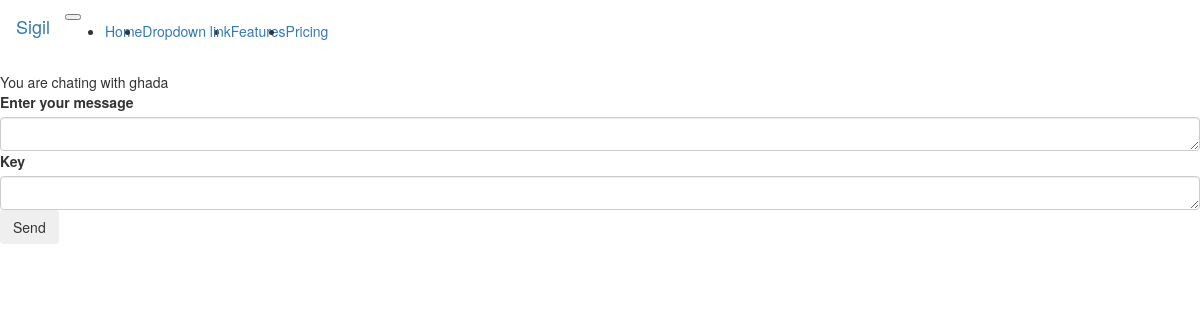
The app's page /chat/2 (signed in), older data.
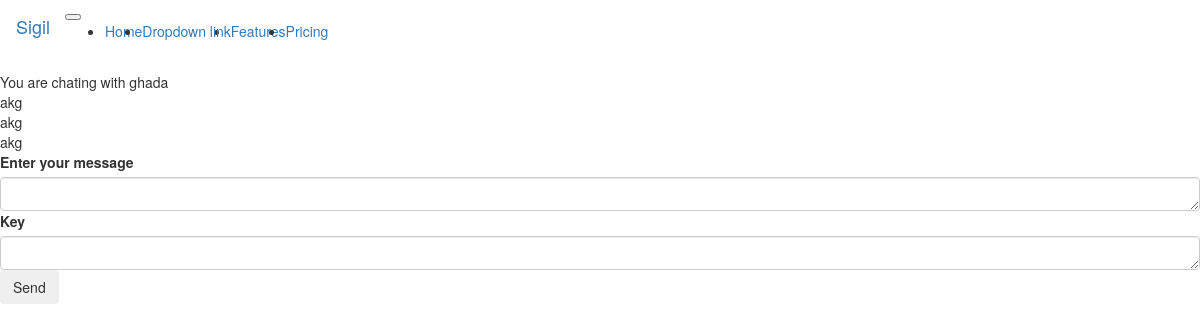
The same page, newer data.
### tables this page shows
CREATE TABLE users (id INTEGER PRIMARY KEY AUTOINCREMENT NOT NULL, username TEXT NOT NULL, hash TEXT NOT NULL);

CREATE TABLE messages(
id INTEGER PRIMARY KEY AUTOINCREMENT NOT NULL,
chat_id INTEGER NOT NULL,
sender_id INTEGER NOT NULL,
message TEXT NOT NULL,
datetime NUMERIC,
FOREIGN KEY(chat_id) REFERENCES chats(id),
FOREIGN KEY(sender_id) REFERENCES users(id)
);

### app.py (the view)
@app.route("/chat/<chatid>", methods=["GET", "POST"])
@login_required
def chat(chatid):
    messages=db.execute("SELECT * FROM messages WHERE chat_id=?", chatid)
    user=db.execute("SELECT username FROM users WHERE (id = (SELECT sender_id FROM chats WHERE id=?) OR (SELECT receiver_id FROM chats WHERE id=?)) AND id!=?", chatid, chatid, session["user_id"])
    if request.method=="POST":
        text=request.form.get("text")
        key=request.form.get("key")
        if text and key:
            encrypted=crypto.substitution(text,key)
            db.execute("INSERT INTO messages (chat_id,sender_id,message,datetime) VALUES(?,?,?,datetime())", chatid, session["user_id"], encrypted)
            messages=db.execute("SELECT * FROM messages WHERE chat_id=?", chatid)
            return render_template("chat.html", chatid=chatid, messages=messages, user=user)
        else:
            return render_template("chat.html", chatid=chatid, messages=messages, user=user)
    else:
        return render_template("chat.html", chatid=chatid,messages=messages, user=user)

### helpers.py (called while the page is built)
def login_required(f):
    @wraps(f)
    def decorated_function(*args, **kwargs):
        if session.get("user_id") is None:
            return redirect("/login")
        return f(*args, **kwargs)
    return decorated_function

### templates/chat.html (shortened to what this page needs)
{% extends "layout.html" %}
{% block main %}
    <div>You are chating with {{user[0].username}}</div>
    {% for message in messages %}
        <div class="message">{{message.message}}</div>
    {% endfor %}
    <form action="/chat/{{chatid}}" method="post">
        <label for="text">Enter your message</label>
        <textarea class="form-control" id="text" name="text" rows="1" required></textarea>
        <label for="key">Key</label>
        <textarea class="form-control" id="key" name="key" rows="1" required></textarea>
        <button class="btn" type="submit">Send</button>
    </form>
{% endblock %}

### templates/layout.html (shortened to what this page needs)
<!DOCTYPE html>
<html lang="en">
<head>
    <link rel="stylesheet" href="https://cdn.jsdelivr.net/npm/bootstrap@3.4.1/dist/css/bootstrap.min.css">
    <link rel="stylesheet" href="https://cdn.jsdelivr.net/npm/bootstrap@3.4.1/dist/css/bootstrap-theme.min.css">
    <link href="/static/styles.css" rel="stylesheet">
</head>
<body>
    <nav class="navbar navbar-expand-lg navbar-light bg-light">
        <a class="navbar-brand" href="#">Sigil</a>
        <button class="navbar-toggler" type="button" data-toggle="collapse" data-target="#navbarNavDropdown" aria-controls="navbarNavDropdown" aria-expanded="false" aria-label="Toggle navigation">
        </button>
        <div class="collapse navbar-collapse" id="navbarNavDropdown">
          <ul class="navbar-nav">
            <li class="nav-item active">
              <a class="nav-link" href="/">Home </a>
            </li>
            <li class="nav-item dropdown">
              <a class="nav-link dropdown-toggle" id="navbarDropdownMenuLink" data-toggle="dropdown" aria-haspopup="true" aria-expanded="false">
                Dropdown link
              </a>
            </li>
            <li class="nav-item">
                <a class="nav-link" href="#">Features</a>
              </li>
              <li class="nav-item">
                <a class="nav-link" href="#">Pricing</a>
              </li>
          </ul>
        </div>
      </nav>
    {% block main %}{% endblock %}
</body>
</html>

Row changes from the older to the newer data that the page shows:
added messages: message "akg"
added messages: message "akg"
added messages: message "akg"
